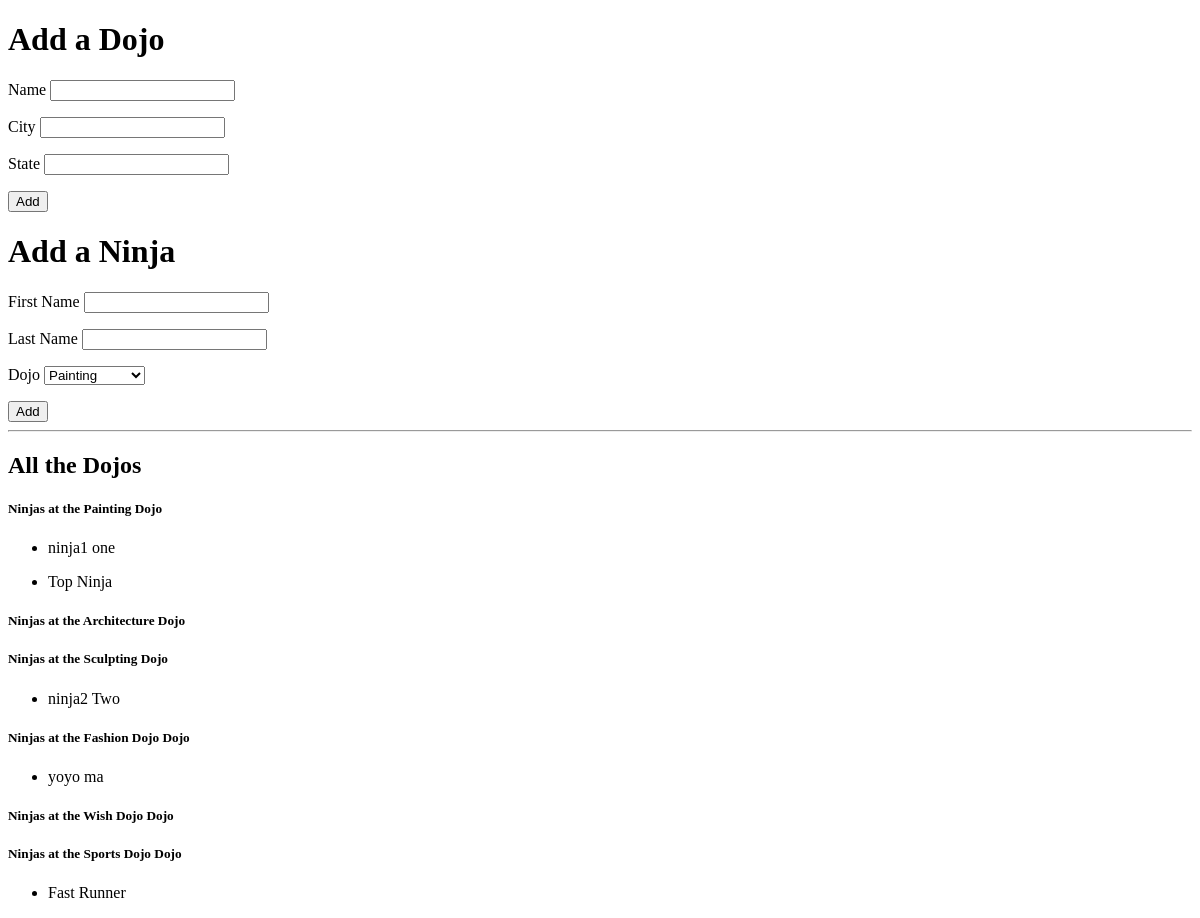
Before: / with the older database file.
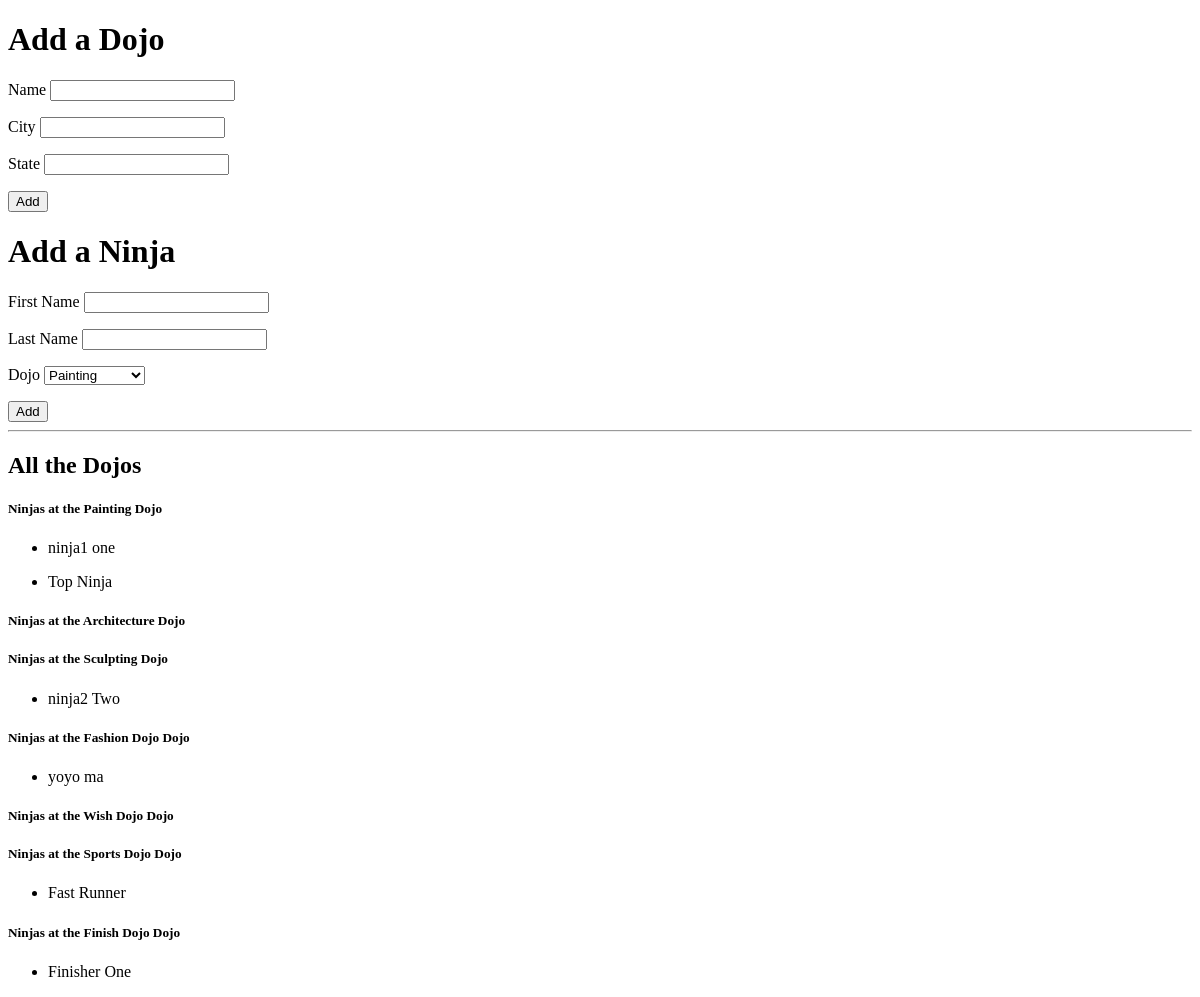
After: the same page with the newer database file.
### models.py (models this page shows)
class Dojos(db.Model):
    id = db.Column(db.Integer, primary_key=True)
    name = db.Column(db.String(45))
    city = db.Column(db.String(45))
    state = db.Column(db.String(45))
    created_at = db.Column(db.DateTime, server_default=func.now())    # notice the extra import statement above
    updated_at = db.Column(db.DateTime, server_default=func.now(), onupdate=func.now())

class Ninjas(db.Model):
    id = db.Column(db.Integer, primary_key=True)
    first_name = db.Column(db.String(45))
    last_name = db.Column(db.String(45))
    dojo_id = db.Column(db.Integer, db.ForeignKey('dojos.id'), nullable=False)
    dojo = db.relationship('Dojos', foreign_keys=[dojo_id], backref="dojo_ninjas", cascade="all")
    created_at = db.Column(db.DateTime, server_default=func.now())    # notice the extra import statement above
    updated_at = db.Column(db.DateTime, server_default=func.now(), onupdate=func.now())

### controller_functions.py (the view)
def home_page():
    all_dojos = Dojos.query.all()
    all_ninjas = Ninjas.query.all()
    return render_template('index.html', dojos=all_dojos, ninjas=all_ninjas)

### templates/index.html (shortened to what this page needs)
<!DOCTYPE html>
<html lang="en">
<head>
</head>
<body>
    <h1>Add a Dojo</h1>
    <form action="/process" method="POST">
        <p>Name <input type="text" name="dojoName"></p>
        <p>City <input type="text" name="cityName"></p>
        <p>State <input type="text" name="state"></p>
        <input type="submit" value="Add">
    </form>
    <h1>Add a Ninja</h1>
    <form action="/process/ninja" method="POST">
        <p>First Name <input type="text" name="fname"></p>
        <p>Last Name <input type="text" name="lname"></p>
        <p>Dojo <select name="dojo" id="dojo">
            {% for dojo in dojos %}
            <option value="{{dojo.id}}">{{dojo.name}}</option>
            {% endfor %}
        </select></p>
        <input type="submit" value="Add">
    </form>
    <hr>
    <h2>All the Dojos</h2>
    {% for dojo in dojos %}
        <h5>Ninjas at the {{dojo.name}} Dojo</h5>
        {% for ninja in dojo.dojo_ninjas %}
            <ul>
                <li>{{ninja.first_name}} {{ninja.last_name}}</li>
            </ul>
        {% endfor %}
    {% endfor %}
</body>
</html>

Changed rows visible on the page:
added Dojos: name "Finish Dojo"
added Ninjas: first_name "Finisher", last_name "One", shown under "Finish Dojo"
